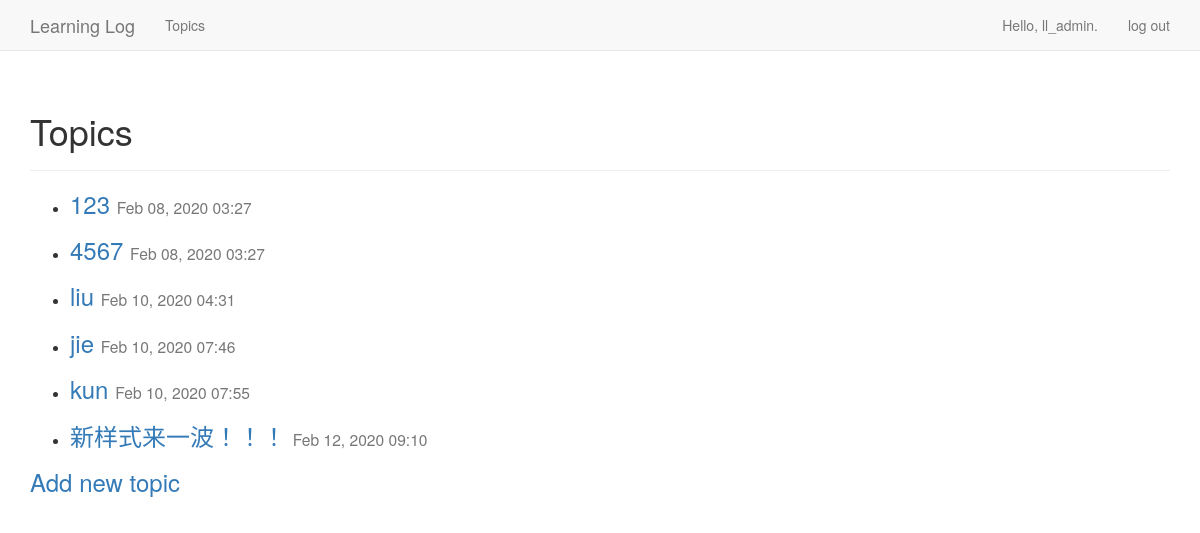
The app's page /topics/ (signed in) with its own data.
### learning_logs/models.py (models this page shows)
class Topic(models.Model):
  owner = models.ForeignKey(User, models.SET('liu'))
  text=models.CharField(max_length=200)
  date_add = models.DateTimeField(auto_now_add=True)
  def __str__(self):
    return self.text

### learning_logs/views.py (the view)
# urls.py: url(r'^topics/$', views.topics, name='topics'),
@login_required
def topics(request):
  topics = Topic.objects.filter(owner=request.user).order_by('date_add')
  context = {'topics': topics}
  return render(request, 'learning_logs/topics.html', context)

### learning_logs/templates/learning_logs/topics.html
{% extends "learning_logs/base.html" %}
{% block header %}
<h1>Topics</h1>
{% endblock header %}
{% block content %}
<ul>
  {% for topic in topics %}
    <li>
      <h3>
        <a href="{% url 'learning_logs:topic' topic.id %}">{{ topic }}</a>
        <small>
          {{topic.date_add | date:'M d, Y H:i'}}
        </small>
      </h3>
    </li>
    {% empty %}
    <li>No topics have been added yet.</li>
  {% endfor %}
 </ul>
<h3><a href="{% url 'learning_logs:new_topic' %}">Add new topic</h3>
{% endblock content %}

### learning_logs/templates/learning_logs/base.html (shortened to what this page needs)
{% load bootstrap3 %}
<!DOCTYPE html>
<html lang="en">
  <head>
    {% bootstrap_css %}
  </head>
  <body>
    <nav class="navbar navbar-default navbar-static-top">
      <div class="container">
        <div class="navbar-header">
          <a class="navbar-brand" href="{% url 'learning_logs:index' %}">
            Learning Log
          </a>
        </div>
        <div id="navbar" class="navbar-collapse collapse">
          <ul class="nav navbar-nav">
            <li>
              <a href="{% url 'learning_logs:topics' %}">
                Topics
              </a>
            </li>
          </ul>
          <ul class="nav navbar-nav navbar-right">
            {% if user.is_authenticated %}
              <li>
                <a>Hello, {{ user.username }}.</a>
              </li>
              <li>
                <a href="{% url 'users:logout' %}">log out</a>
              </li>
            {% endif %}
          </ul>
        </div>
      </div>
    </nav>
    <div class="container">
      <div class="page-header">
        {% block header %}
        {% endblock header %}
      </div>
      <div>
        {% block content %}
        {% endblock content %}
      </div>
    </div>
  </body>
</html>

### records on screen
Topic: text "123", date_add "Feb 08, 2020 03:27"
Topic: text "4567", date_add "Feb 08, 2020 03:27"
Topic: text "liu", date_add "Feb 10, 2020 04:31"
Topic: text "jie", date_add "Feb 10, 2020 07:46"
Topic: text "kun", date_add "Feb 10, 2020 07:55"
Topic: text "新样式来一波！！！", date_add "Feb 12, 2020 09:10"

### other values on screen
{{ user.username }} "ll_admin"
